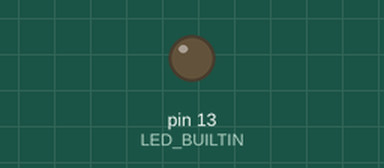
The sketch below on a simulated Arduino Uno, built with avr-gcc and run on an emulated ATmega328P. Parts: output pins drawn as LEDs (lit = HIGH).

Above: at 0.1 s.
At 35.69 s:
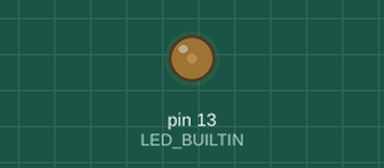
Timing chart, 0 to 40.0 s (numbered marks = the images above):
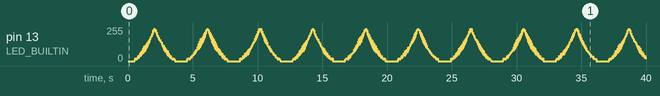

The sketch:

LFUWA_250315.ino
```cpp
/*

 L fuwa
  for digital Port (not PWM Port)
  Arduino UNO

 MaiaR create
  maiar_create@zeus.eonet.ne.jp

*/

void setup() {
  pinMode(LED_BUILTIN, OUTPUT);
}

void loop() {
  static int a = 0;
  static int b = 1;
  static int c = 0;

  a = a + b;
  if (a >= 127){
    b = -1;
  }else if (a == 0){
    b =  1;
  }
  c = a * a / 1024;

  digitalWrite(LED_BUILTIN, HIGH);
  delay(c);
  digitalWrite(LED_BUILTIN, LOW);
  delay(16 - c);
}
```
